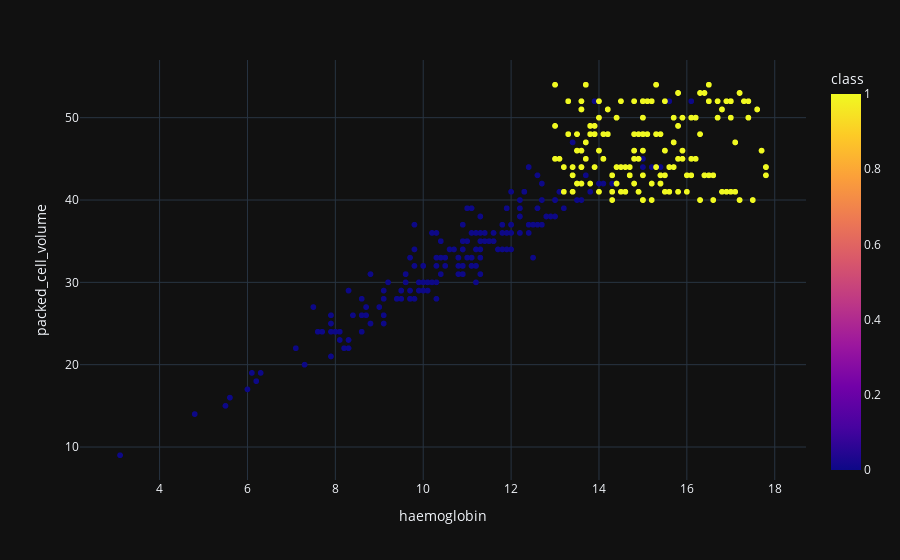
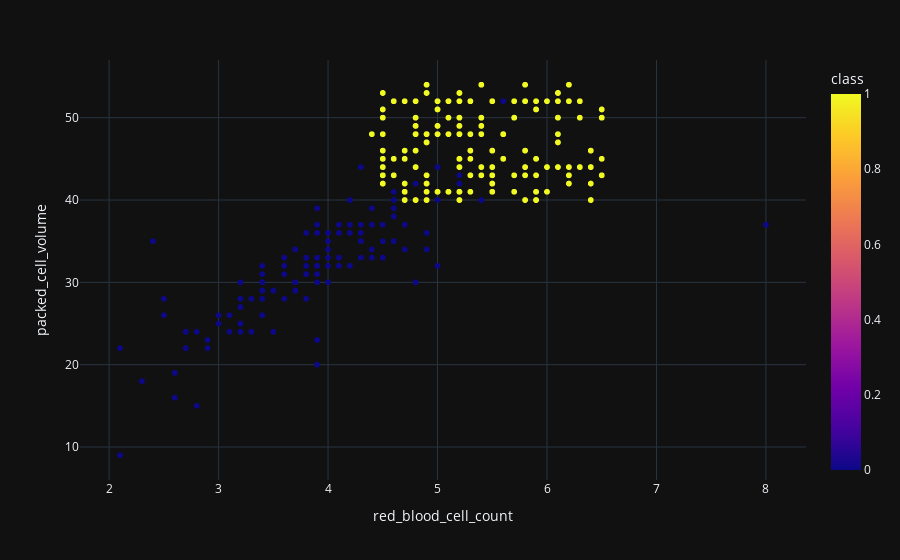
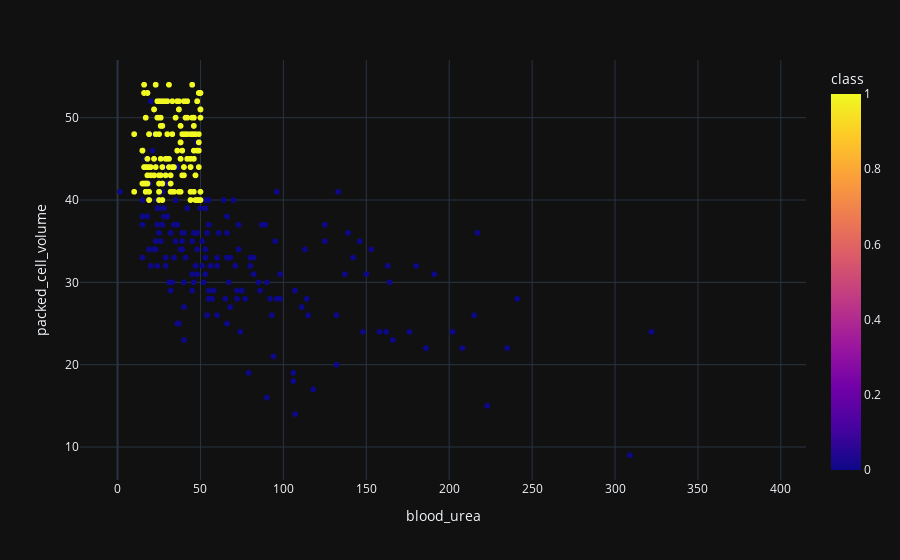
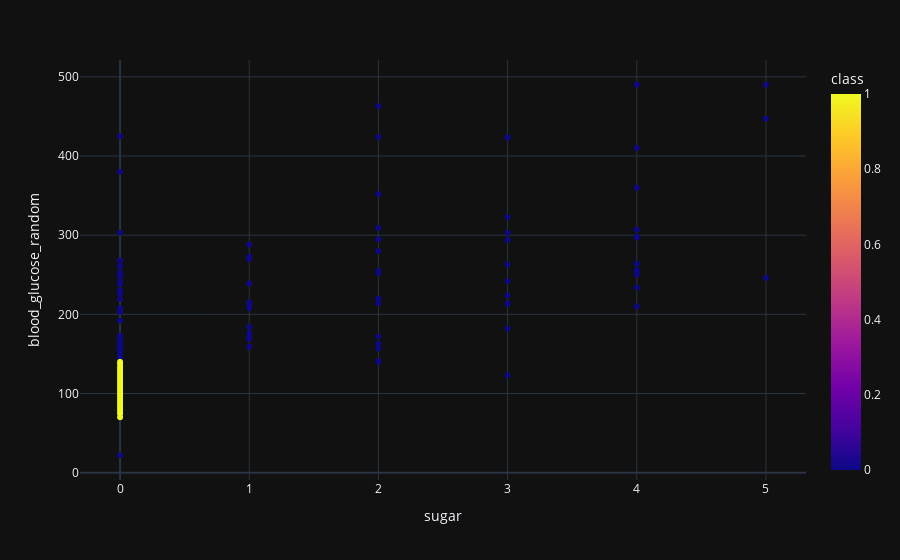

The notebook cell these images were saved under, in order:
### Code cell
scatter('haemoglobin', 'packed_cell_volume')
scatter('red_blood_cell_count', 'packed_cell_volume')
scatter('blood_urea','packed_cell_volume')
scatter('sugar', 'blood_glucose_random')
scatter('red_blood_cell_count', 'albumin')

### Figure 1 — Plotly figure (JSON) as saved in the notebook; plotly's stock layout.template omitted (floating-point values rounded to 4 significant figures; data arrays with more than 128 entries replaced by an {"elided": "..."} marker saying what was removed)
{"data": [{"hovertemplate": "haemoglobin=%{x}<br>packed_cell_volume=%{y}<br>class=%{marker.color}<extra></extra>", "legendgroup": "", "marker": {"color": {"elided": "1001 int values"}, "coloraxis": "coloraxis", "symbol": "circle"}, "mode": "markers", "name": "", "showlegend": false, "type": "scattergl", "x": {"elided": "1001 float values"}, "xaxis": "x", "y": {"elided": "1001 int values"}, "yaxis": "y"}], "layout": {"coloraxis": {"colorbar": {"title": {"text": "class"}}, "colorscale": [[0, "#0d0887"], [0.1111, "#46039f"], [0.2222, "#7201a8"], [0.3333, "#9c179e"], [0.4444, "#bd3786"], [0.5556, "#d8576b"], [0.6667, "#ed7953"], [0.7778, "#fb9f3a"], [0.8889, "#fdca26"], [1, "#f0f921"]]}, "legend": {"tracegroupgap": 0}, "margin": {"t": 60}, "xaxis": {"anchor": "y", "domain": [0, 1], "title": {"text": "haemoglobin"}}, "yaxis": {"anchor": "x", "domain": [0, 1], "title": {"text": "packed_cell_volume"}}}}

### Figure 2 — Plotly figure (JSON) as saved in the notebook; plotly's stock layout.template omitted (floating-point values rounded to 4 significant figures; data arrays with more than 128 entries replaced by an {"elided": "..."} marker saying what was removed)
{"data": [{"hovertemplate": "red_blood_cell_count=%{x}<br>packed_cell_volume=%{y}<br>class=%{marker.color}<extra></extra>", "legendgroup": "", "marker": {"color": {"elided": "1001 int values"}, "coloraxis": "coloraxis", "symbol": "circle"}, "mode": "markers", "name": "", "showlegend": false, "type": "scattergl", "x": {"elided": "1001 float values"}, "xaxis": "x", "y": {"elided": "1001 int values"}, "yaxis": "y"}], "layout": {"coloraxis": {"colorbar": {"title": {"text": "class"}}, "colorscale": [[0, "#0d0887"], [0.1111, "#46039f"], [0.2222, "#7201a8"], [0.3333, "#9c179e"], [0.4444, "#bd3786"], [0.5556, "#d8576b"], [0.6667, "#ed7953"], [0.7778, "#fb9f3a"], [0.8889, "#fdca26"], [1, "#f0f921"]]}, "legend": {"tracegroupgap": 0}, "margin": {"t": 60}, "xaxis": {"anchor": "y", "domain": [0, 1], "title": {"text": "red_blood_cell_count"}}, "yaxis": {"anchor": "x", "domain": [0, 1], "title": {"text": "packed_cell_volume"}}}}

### Figure 3 — Plotly figure (JSON) as saved in the notebook; plotly's stock layout.template omitted (floating-point values rounded to 4 significant figures; data arrays with more than 128 entries replaced by an {"elided": "..."} marker saying what was removed)
{"data": [{"hovertemplate": "blood_urea=%{x}<br>packed_cell_volume=%{y}<br>class=%{marker.color}<extra></extra>", "legendgroup": "", "marker": {"color": {"elided": "1001 int values"}, "coloraxis": "coloraxis", "symbol": "circle"}, "mode": "markers", "name": "", "showlegend": false, "type": "scattergl", "x": {"elided": "1001 float values"}, "xaxis": "x", "y": {"elided": "1001 int values"}, "yaxis": "y"}], "layout": {"coloraxis": {"colorbar": {"title": {"text": "class"}}, "colorscale": [[0, "#0d0887"], [0.1111, "#46039f"], [0.2222, "#7201a8"], [0.3333, "#9c179e"], [0.4444, "#bd3786"], [0.5556, "#d8576b"], [0.6667, "#ed7953"], [0.7778, "#fb9f3a"], [0.8889, "#fdca26"], [1, "#f0f921"]]}, "legend": {"tracegroupgap": 0}, "margin": {"t": 60}, "xaxis": {"anchor": "y", "domain": [0, 1], "title": {"text": "blood_urea"}}, "yaxis": {"anchor": "x", "domain": [0, 1], "title": {"text": "packed_cell_volume"}}}}

### Figure 4 — Plotly figure (JSON) as saved in the notebook; plotly's stock layout.template omitted (floating-point values rounded to 4 significant figures; data arrays with more than 128 entries replaced by an {"elided": "..."} marker saying what was removed)
{"data": [{"hovertemplate": "sugar=%{x}<br>blood_glucose_random=%{y}<br>class=%{marker.color}<extra></extra>", "legendgroup": "", "marker": {"color": {"elided": "1001 int values"}, "coloraxis": "coloraxis", "symbol": "circle"}, "mode": "markers", "name": "", "showlegend": false, "type": "scattergl", "x": {"elided": "1001 int values"}, "xaxis": "x", "y": {"elided": "1001 int values"}, "yaxis": "y"}], "layout": {"coloraxis": {"colorbar": {"title": {"text": "class"}}, "colorscale": [[0, "#0d0887"], [0.1111, "#46039f"], [0.2222, "#7201a8"], [0.3333, "#9c179e"], [0.4444, "#bd3786"], [0.5556, "#d8576b"], [0.6667, "#ed7953"], [0.7778, "#fb9f3a"], [0.8889, "#fdca26"], [1, "#f0f921"]]}, "legend": {"tracegroupgap": 0}, "margin": {"t": 60}, "xaxis": {"anchor": "y", "domain": [0, 1], "title": {"text": "sugar"}}, "yaxis": {"anchor": "x", "domain": [0, 1], "title": {"text": "blood_glucose_random"}}}}
